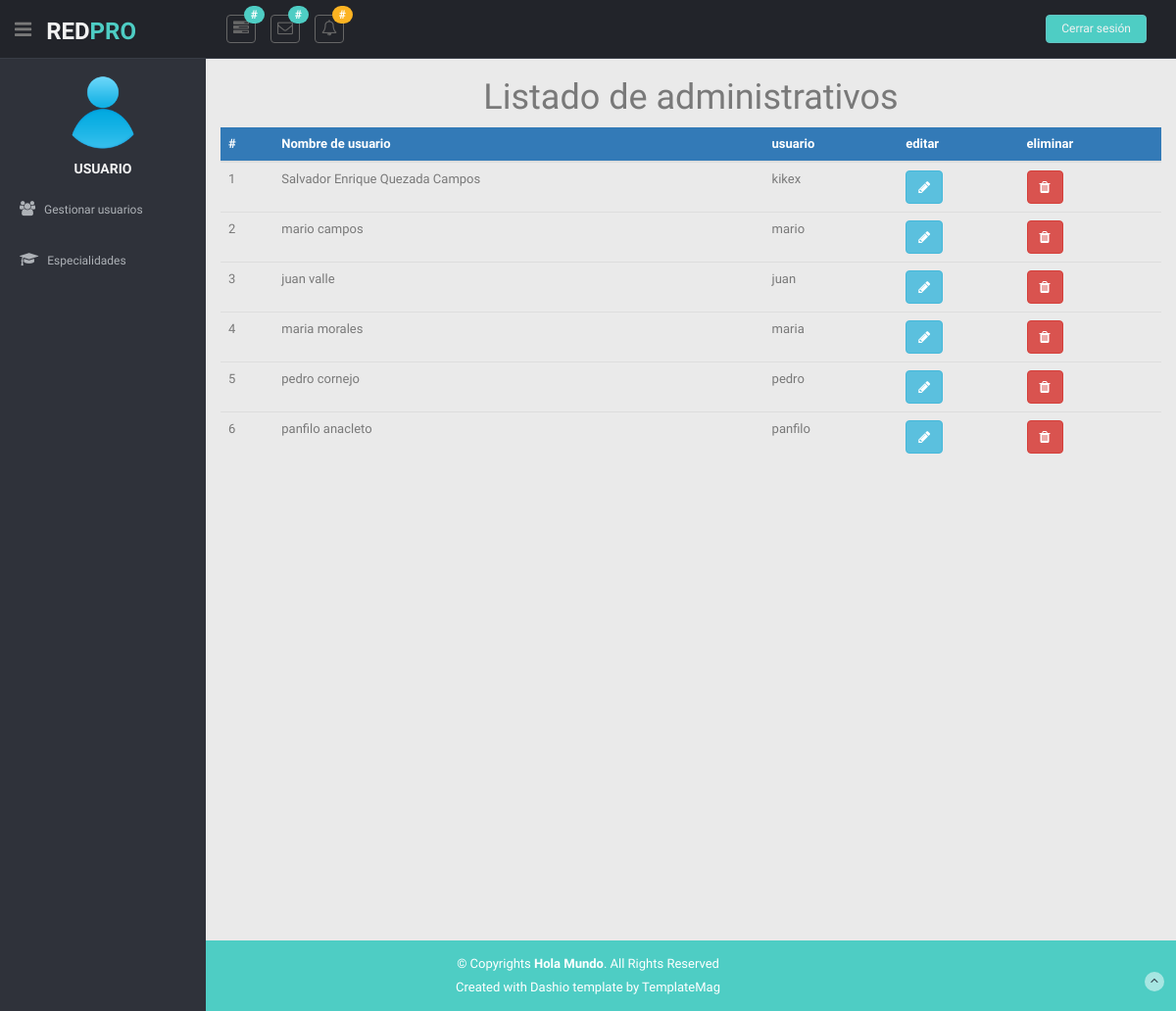
/index.php/root_controller/ver_administrativo, run on an earlier commit of the app's database.
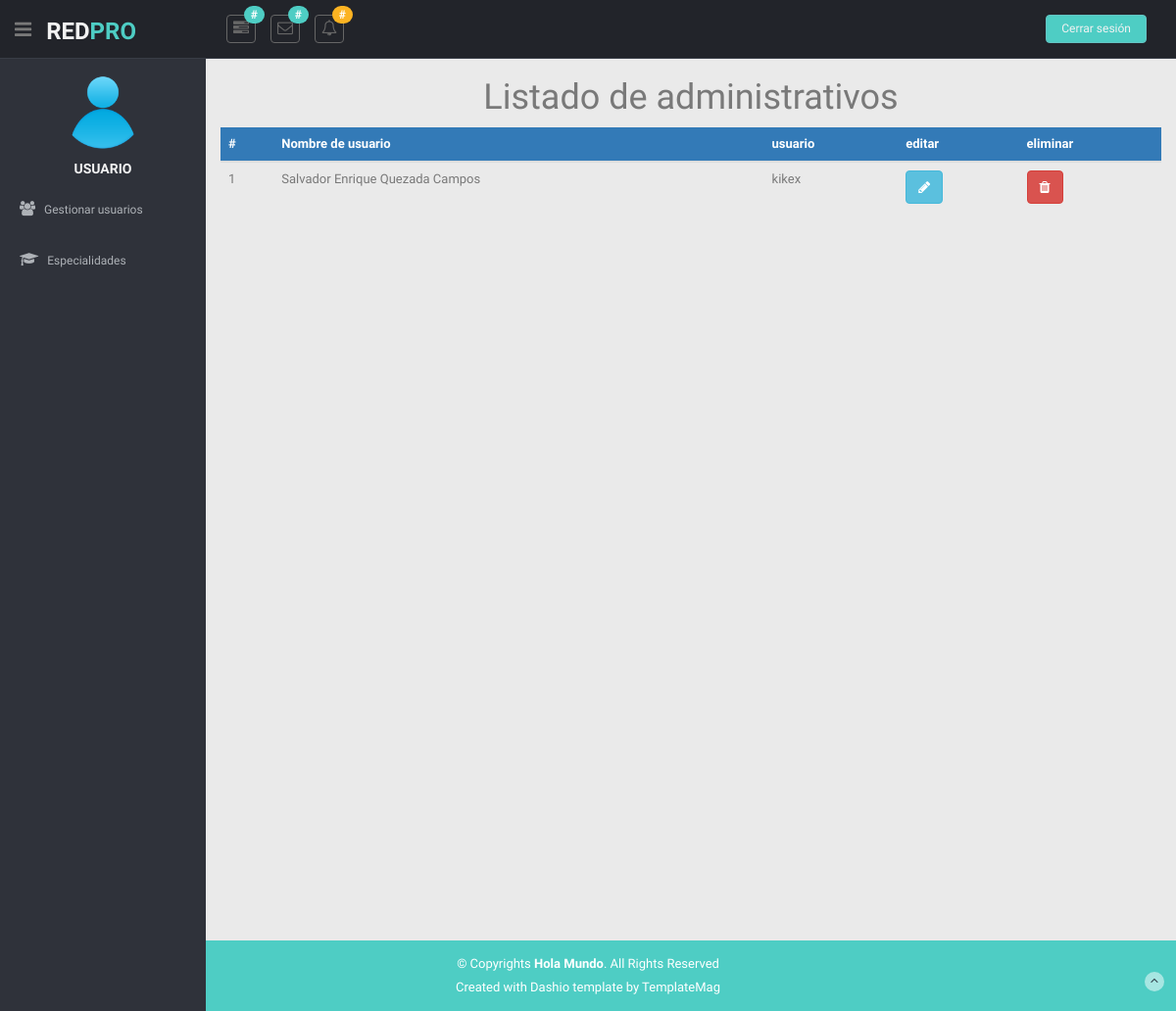
And on a later commit of the database.
### tables this page shows
CREATE TABLE `tab_login` (
  `id_login` int(10) NOT NULL,
  `usuario_login` varchar(45) NOT NULL,
  `contrasenia_login` varchar(250) NOT NULL,
  `rol_login` varchar(50) NOT NULL,
  `id_usuario` int(10) NOT NULL
);

CREATE TABLE `tab_usuario` (
  `id_usuario` int(10) NOT NULL,
  `nombre_usuario` varchar(75) NOT NULL,
  `apellido_usuario` varchar(75) NOT NULL,
  `genero_usuario` varchar(10) DEFAULT NULL,
  `dui_usuario` varchar(15) DEFAULT NULL,
  `nit_usuario` varchar(30) DEFAULT NULL,
  `licencia_usuario` varchar(50) DEFAULT NULL,
  `carnet_menor_usuario` int(10) DEFAULT NULL,
  `correo_usuario` varchar(100) DEFAULT NULL,
  `telefono1_usuario` varchar(15) DEFAULT NULL,
  `telefono2_usuario` varchar(15) DEFAULT NULL,
  `direccion_usuario` varchar(255) DEFAULT NULL,
  `cargo_usuario` varchar(255) DEFAULT NULL,
  `especialidad_usuario` varchar(150) DEFAULT NULL,
  `grupo_usuario` varchar(10) DEFAULT NULL,
  `nivel_usuario` varchar(20) DEFAULT NULL,
  `tipo_sangre_usuario` varchar(10) DEFAULT NULL,
  `estado_usuario` varchar(25) DEFAULT NULL,
  `fecha_nacimiento_usuario` date DEFAULT NULL,
  `fecha_inicio_pasantia` date DEFAULT NULL,
  `fecha_fin_pasantia` date DEFAULT NULL,
  `id_oferta` int(10) DEFAULT NULL,
  `imagen_perfil` varchar(1000) DEFAULT NULL
);

### application/controllers/Root_controller.php (called while the page is built, shortened)
<?php
class Root_controller extends CI_Controller
{
	function __construct()
	{
		$this->load->model('Root_model','root');
	}
	public function ver_administrativo()
	{
		$datos['detalle'] = $this->root->detalle('Administrativo');
		$datos['msj'] = 'administrativos';
		$this->load->view('componentes/header/Header_view');
		$this->load->view('componentes/nav/Nav_view');
		$this->load->view('componentes/panel/Root_view');
		$this->load->view('root/Listado_view',$datos);
		$this->load->view('componentes/footer/Footer_view');
		$this->load->view('root/script/script_listas');
	}
}

### index.php (called while the page is built, shortened)
<?php
require_once BASEPATH.'core/CodeIgniter.php';

### application/models/Root_model.php (called while the page is built, shortened)
<?php
	class Root_model extends CI_Model
	{
		public function detalle($tipo)
		{
			switch ($tipo) {
				case 'Administrativo':
					$this->db->select('u.id_usuario,u.nombre_usuario,u.apellido_usuario,l.usuario_login,l.rol_login');
					$this->db->from('tab_usuario u');
					$this->db->join('tab_login l','u.id_usuario=l.id_usuario');
					$this->db->where('rol_login',$tipo);
					$query = $this->db->get();
					if($query->num_rows() > 0)
					{
						return $query->result();
					}
					else
					{
						return false;
					}
				break;
			}
		}
	}

### application/views/root/Listado_view.php (the view, shortened to what this page needs)
<center>
	<h1>Listado de <?php echo $msj ?></h1>
</center>
<?php if($detalle != false) { $i=1; ?>
<table id="tabla" class="table">
	<thead style="background-color: #337ab7; color: #fff">
		<tr>
			<th>#</th>
			<th>Nombre de usuario</th>
			<th>usuario</th>
			<th>editar</th>
			<th>eliminar</th>
		</tr>
	</thead>
	<tbody>
		<?php foreach ($detalle as $key) {?>
		<tr>
			<td><?php echo $i++; ?></td>
			<td> <?php echo $key->nombre_usuario .' '.$key->apellido_usuario ?> </td>
			<td> <?php echo $key->usuario_login ?> </td>
			<td> <a class="btn btn-info" href="javascript:;" onclick="editar(<?php echo $key->id_usuario; ?>,'<?php echo $key->rol_login; ?>')"><i class="fa fa-pencil"></i></a> </td>
			<td> <a class="btn btn-danger" href="javascript:;" onclick="eliminar(<?php echo $key->id_usuario; ?>)"><i class="fa fa-trash"></i></a> </td>
		</tr>
		<?php } ?>
	</tbody>
</table>
<?php }else{ ?>
<center>
	<h1>Sin registros en la base de datos</h1>
</center>
<?php } ?>

### application/views/componentes/header/Header_view.php (shortened to what this page needs)
<!DOCTYPE html>
<html lang="en">
<head>
	<link href="<?php echo base_url('assets/css/bootstrap.min.css') ?>" rel="stylesheet">
	<link rel="stylesheet" href="<?php echo base_url('assets/font-awesome/css/font-awesome.min.css') ?>">
	<link rel="stylesheet" type="text/css" href="<?php echo base_url('assets/css/zabuto_calendar.css') ?>">
	<link rel="stylesheet" type="text/css" href="<?php echo base_url('assets/css/jquery.gritter.css') ?>" />
	<link href="<?php echo base_url('assets/css/style.css') ?>" rel="stylesheet">
	<link href="<?php echo base_url('assets/css/style-responsive.css') ?>" rel="stylesheet">
	<link rel="stylesheet" type="text/css" href="<?php echo base_url()?>assets/package/dist/sweetalert2.min.css">
</head>

### application/views/componentes/nav/Nav_view.php (shortened to what this page needs)
<body>
	<section id="container">
		<header class="header black-bg">
			<div class="sidebar-toggle-box">
				<div class="fa fa-bars tooltips" data-placement="right" data-original-title="Toggle Navigation"></div>
			</div>
			<a href="index.html" class="logo"><b>RED<span>PRO</span></b></a>
			<div class="nav notify-row" id="top_menu">
				<ul class="nav top-menu">
					<li class="dropdown">
						<a data-toggle="dropdown" class="dropdown-toggle" href="index.html#">
							<i class="fa fa-tasks"></i>
							<span class="badge bg-theme">#</span>
							</a>
					</li>
					<li id="header_inbox_bar" class="dropdown">
						<a data-toggle="dropdown" class="dropdown-toggle" href="index.html#">
							<i class="fa fa-envelope-o"></i>
							<span class="badge bg-theme">#</span>
							</a>
					</li>
					<li id="header_notification_bar" class="dropdown">
						<a data-toggle="dropdown" class="dropdown-toggle" href="index.html#">
							<i class="fa fa-bell-o"></i>
							<span class="badge bg-warning">#</span>
							</a>
					</li>
				</ul>
			</div>
			<div class="top-menu">
				<ul class="nav pull-right top-menu">
					<li><a class="logout" href="#">Cerrar sesión</a></li>
				</ul>
			</div>
		</header>

### application/views/componentes/panel/Root_view.php (shortened to what this page needs)
<aside>
	<div id="sidebar" class="nav-collapse ">
		<ul class="sidebar-menu" id="nav-accordion">
			<p class="centered"><a href="#"><img src="<?php echo base_url('assets/img/defecto/1.png') ?>" class="img-circle" width="80"></a></p>
			<h5 class="centered">USUARIO</h5>
			<li class="sub-menu">
				<a href="javascript:;">
					<i class="fa fa-users"></i>
					<span>Gestionar usuarios</span>
				</a>
			</li>
			<li class="sub-menu">
				<a href="javascript:;">
					<i class="fa fa-graduation-cap"></i>
					<span>Especialidades</span>
				</a>
			</li>
		</ul>
	</div>
</aside>
<section id="main-content">
	<section class="wrapper site-min-height">

### application/views/componentes/footer/Footer_view.php (shortened to what this page needs)
</section>
    </section>
    <footer class="site-footer">
      <div class="text-center">
        <p>
          &copy; Copyrights <strong>Hola Mundo</strong>. All Rights Reserved
        </p>
        <div class="credits">
          Created with Dashio template by <a href="https://templatemag.com/">TemplateMag</a>
        </div>
        <a href="blank.html#" class="go-top">
          <i class="fa fa-angle-up"></i>
          </a>
      </div>
    </footer>
  </section>
</body>
</html>

### assets/css/style.css (style rules this page uses)
body { color: #797979; background: #eaeaea; font-family: 'Ruda', sans-serif; padding: 0px !important; margin: 0px !important; font-size:13px; }
ul li { list-style: none; }
a, a:hover, a:focus { text-decoration: none; outline: none; }
#container { width: 100%; height: 100%; }
.bg-theme { background-color: #4ECDC4; }
.centered { text-align: center; }
ul.top-menu > li > .logout { color: #f2f2f2; font-size: 12px; border-radius: 4px; -webkit-border-radius: 4px; border: 1px solid #64c3c2 !important; padding: 5px 15px; margin-right: 15px; background: #4ECDC4; margin-top: 15px; }
#sidebar { width: 210px; height: 100%; position: fixed; background: #2f323a; }
#sidebar h5 { color: #f2f2f2; font-weight: 700; }
#sidebar ul li { position: relative; }
ul.sidebar-menu , ul.sidebar-menu li ul.sub { margin: -2px 0 0; padding: 0; }
ul.sidebar-menu { margin-top: 75px; }
ul.sidebar-menu li { margin-bottom: 5px; margin-left:10px; margin-right:10px; }
ul.sidebar-menu li.sub-menu { line-height: 15px; }
ul.sidebar-menu li a span { display: inline-block; }
ul.sidebar-menu li a { color: #aeb2b7; text-decoration: none; display: block; padding: 15px 0 15px 10px; font-size: 12px; outline: none; -webkit-transition: all 0.3s ease; -moz-transition: all 0.3s ease; -o-transition: all 0.3s ease; -ms-transition: all 0.3s ease; transition: all 0.3s ease; }
ul.sidebar-menu li a i { font-size: 15px; padding-right: 6px; }
#main-content { margin-left: 210px; }
.header, .footer { min-height: 60px; padding: 0 15px; }
.header { position: fixed; left: 0; right: 0; z-index: 1002; }
.black-bg { background: #22242a; border-bottom: 1px solid #393d46; }
.wrapper { display: inline-block; margin-top: 60px; padding-left: 15px; padding-right: 15px; padding-bottom: 15px; padding-top: 0px; width: 100%; }
a.logo { font-size: 24px; color: #f2f2f2; float: left; margin-top: 15px; text-transform: uppercase; }
a.logo b { font-weight: 900; }
a.logo span { color: #4ECDC4; }
#top_menu .nav > li, ul.top-menu > li { float: left; }
.notify-row { float: left; margin-top: 15px; margin-left: 92px; }
ul.top-menu > li > a { color: #666666; font-size: 16px; border-radius: 4px; -webkit-border-radius: 4px; border:1px solid #666666 !important; padding: 2px 6px; margin-right: 15px; }
.notify-row .badge { position: absolute; right: -10px; top: -10px; z-index: 100; }
.sidebar-toggle-box { float: left; padding-right: 15px; margin-top: 20px; }
.sidebar-toggle-box .fa-bars { cursor: pointer; display: inline-block; font-size: 20px; }
.badge.bg-warning { background: #FCB322; }
.site-footer { background: #4ECDC4; color: #fff; padding: 15px 0; }
.site-footer p { margin-bottom: 5px; }
.credits, .credits a { color: #fff; }
.go-top { margin-right: 1%; margin-top: -25px; float: right; background: rgba(255,255,255,.5); width: 20px; height: 20px; border-radius: 50%; -webkit-border-radius: 50%; }
.go-top i { color: #2A3542; }
.site-min-height { min-height: 900px; }

What changed in the data, as far as the page shows it:
removed tab_login: id_usuario.nombre_usuario "mario", id_usuario.apellido_usuario "campos", usuario_login "mario"
removed tab_login: id_usuario.nombre_usuario "juan", id_usuario.apellido_usuario "valle", usuario_login "juan"
removed tab_login: id_usuario.nombre_usuario "maria", id_usuario.apellido_usuario "morales", usuario_login "maria"
removed tab_login: id_usuario.nombre_usuario "pedro", id_usuario.apellido_usuario "cornejo", usuario_login "pedro"
removed tab_login: id_usuario.nombre_usuario "panfilo", id_usuario.apellido_usuario "anacleto", usuario_login "panfilo"
